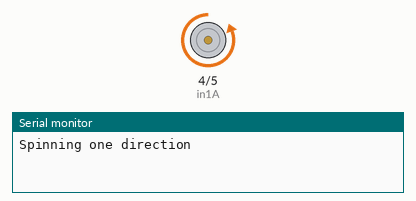
A sketch run on a simulated Arduino Uno, built with avr-gcc and run on an emulated ATmega328P. Shown: motor-driver pin pairs drawn as motors (green arrow = first pin HIGH = forward, orange = second pin HIGH = backward, longer = more drive, scaled by the enable pin), the last lines printed to the serial monitor.

Above: at 1.7 s.
At 6.5 s:
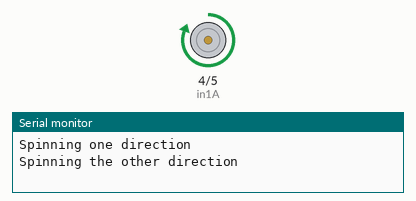
At 10.0 s:
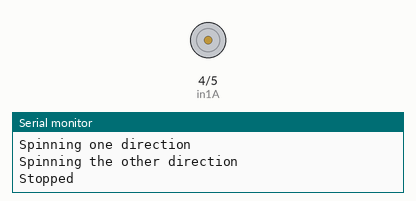
Timing chart, 0 to 13.7 s (numbered marks = the images above):
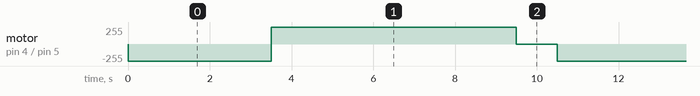

Measured:
- by itself, motor on pin 4 (in1A) / pin 5 (in2A): repeats every 10.5 s: forward 255/255 6.0 s, stopped 1.0 s, backward 255/255 3.5 s

The sketch:

arduino_code.ino
```cpp
#define enA 3 // define channel A connections
#define in1A 4
#define in2A 5

void setup() {
 // put your setup code here, to run once:


 Serial.begin(9600);

 pinMode(enA, OUTPUT);
 pinMode(in1A, OUTPUT);
 pinMode(in2A, OUTPUT);


 digitalWrite(enA, HIGH);
}

#define enB 8 // define channel B connections
#define in1B 9
#define in2B 10

void launcher() { // code for the launcher (2nd motor)

digitalWrite(enB, HIGH);

digitalWrite(in2A, HIGH);
digitalWrite(in1A, LOW);
Serial.println("Spinning one direction"); // go forward to launch zone
delay(3500); // stop at launch zone

analogWrite(in2B, 100);
digitalWrite(in1B, HIGH);
analogWrite(in2B, 0);
Serial.println("Spinning one direction"); // launch the ball forwards


delay(3500);

}

void loop() {
 // put your main code here, to run repeatedly:

 analogWrite(in2A, 255);
 digitalWrite(in2A, HIGH);
 digitalWrite(in1A, LOW);
 Serial.println("Spinning one direction");  // go forward

 delay(3500);


  analogWrite(in1A, 255);
 digitalWrite(in2A, LOW);
 digitalWrite(in1A, HIGH);
 Serial.println("Spinning the other direction"); // go backward

 delay(6000);

 digitalWrite(in1A, LOW);
 digitalWrite(in2A, LOW);
 Serial.println("Stopped");

 delay(1000);


}
```
